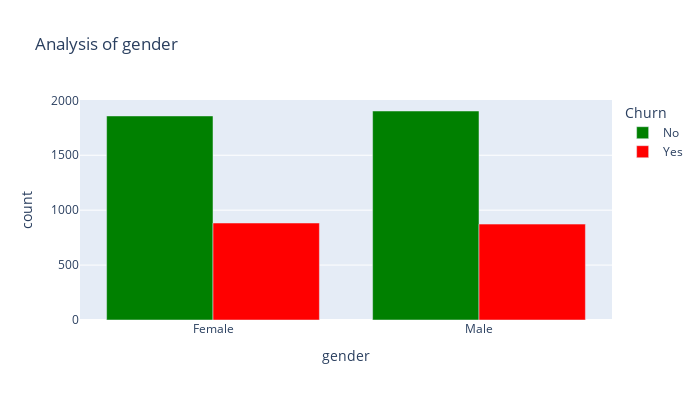
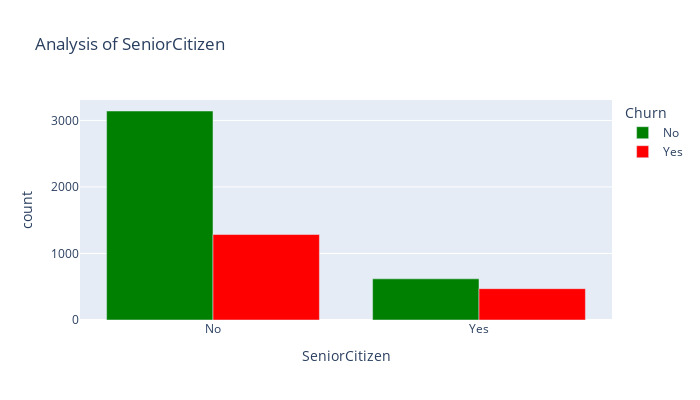
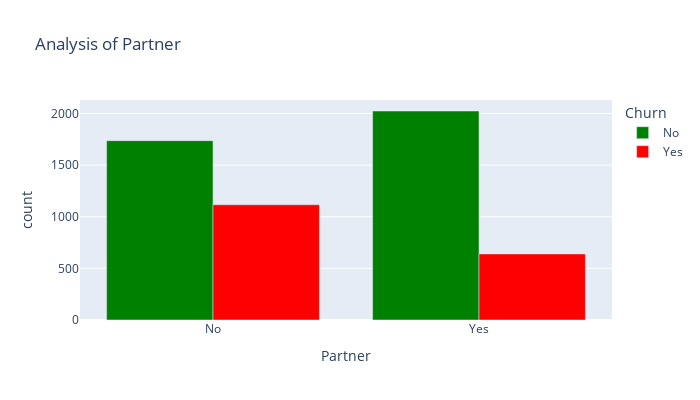
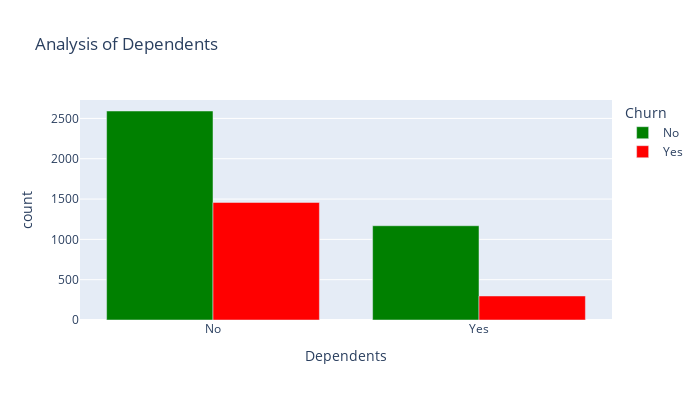

Notebook source saved alongside these figures, in order:
### Code cell
fig1 = bar("gender")
fig2 = bar("SeniorCitizen")
fig3 = bar("Partner")
fig4 = bar("Dependents")

### Figure 1 — Plotly figure (JSON) as saved in the notebook; plotly's stock layout.template omitted (floating-point values rounded to 4 significant figures)
{"data": [{"alignmentgroup": "True", "hovertemplate": "Churn=No<br>gender=%{x}<br>count=%{y}<extra></extra>", "legendgroup": "No", "marker": {"color": "Green", "pattern": {"shape": ""}}, "name": "No", "offsetgroup": "No", "orientation": "v", "showlegend": true, "textposition": "auto", "type": "bar", "x": ["Female", "Male"], "xaxis": "x", "y": [1858, 1903], "yaxis": "y"}, {"alignmentgroup": "True", "hovertemplate": "Churn=Yes<br>gender=%{x}<br>count=%{y}<extra></extra>", "legendgroup": "Yes", "marker": {"color": "Red", "pattern": {"shape": ""}}, "name": "Yes", "offsetgroup": "Yes", "orientation": "v", "showlegend": true, "textposition": "auto", "type": "bar", "x": ["Female", "Male"], "xaxis": "x", "y": [883, 873], "yaxis": "y"}], "layout": {"barmode": "group", "height": 400, "legend": {"title": {"text": "Churn"}, "tracegroupgap": 0}, "title": {"text": "Analysis of gender"}, "width": 700, "xaxis": {"anchor": "y", "domain": [0, 1], "title": {"text": "gender"}}, "yaxis": {"anchor": "x", "domain": [0, 1], "title": {"text": "count"}}}}

### Figure 2 — Plotly figure (JSON) as saved in the notebook; plotly's stock layout.template omitted (floating-point values rounded to 4 significant figures)
{"data": [{"alignmentgroup": "True", "hovertemplate": "Churn=No<br>SeniorCitizen=%{x}<br>count=%{y}<extra></extra>", "legendgroup": "No", "marker": {"color": "Green", "pattern": {"shape": ""}}, "name": "No", "offsetgroup": "No", "orientation": "v", "showlegend": true, "textposition": "auto", "type": "bar", "x": ["No", "Yes"], "xaxis": "x", "y": [3142, 619], "yaxis": "y"}, {"alignmentgroup": "True", "hovertemplate": "Churn=Yes<br>SeniorCitizen=%{x}<br>count=%{y}<extra></extra>", "legendgroup": "Yes", "marker": {"color": "Red", "pattern": {"shape": ""}}, "name": "Yes", "offsetgroup": "Yes", "orientation": "v", "showlegend": true, "textposition": "auto", "type": "bar", "x": ["No", "Yes"], "xaxis": "x", "y": [1285, 471], "yaxis": "y"}], "layout": {"barmode": "group", "height": 400, "legend": {"title": {"text": "Churn"}, "tracegroupgap": 0}, "title": {"text": "Analysis of SeniorCitizen"}, "width": 700, "xaxis": {"anchor": "y", "domain": [0, 1], "title": {"text": "SeniorCitizen"}}, "yaxis": {"anchor": "x", "domain": [0, 1], "title": {"text": "count"}}}}

### Figure 3 — Plotly figure (JSON) as saved in the notebook; plotly's stock layout.template omitted (floating-point values rounded to 4 significant figures)
{"data": [{"alignmentgroup": "True", "hovertemplate": "Churn=No<br>Partner=%{x}<br>count=%{y}<extra></extra>", "legendgroup": "No", "marker": {"color": "Green", "pattern": {"shape": ""}}, "name": "No", "offsetgroup": "No", "orientation": "v", "showlegend": true, "textposition": "auto", "type": "bar", "x": ["No", "Yes"], "xaxis": "x", "y": [1737, 2024], "yaxis": "y"}, {"alignmentgroup": "True", "hovertemplate": "Churn=Yes<br>Partner=%{x}<br>count=%{y}<extra></extra>", "legendgroup": "Yes", "marker": {"color": "Red", "pattern": {"shape": ""}}, "name": "Yes", "offsetgroup": "Yes", "orientation": "v", "showlegend": true, "textposition": "auto", "type": "bar", "x": ["No", "Yes"], "xaxis": "x", "y": [1116, 640], "yaxis": "y"}], "layout": {"barmode": "group", "height": 400, "legend": {"title": {"text": "Churn"}, "tracegroupgap": 0}, "title": {"text": "Analysis of Partner"}, "width": 700, "xaxis": {"anchor": "y", "domain": [0, 1], "title": {"text": "Partner"}}, "yaxis": {"anchor": "x", "domain": [0, 1], "title": {"text": "count"}}}}

### Figure 4 — Plotly figure (JSON) as saved in the notebook; plotly's stock layout.template omitted (floating-point values rounded to 4 significant figures)
{"data": [{"alignmentgroup": "True", "hovertemplate": "Churn=No<br>Dependents=%{x}<br>count=%{y}<extra></extra>", "legendgroup": "No", "marker": {"color": "Green", "pattern": {"shape": ""}}, "name": "No", "offsetgroup": "No", "orientation": "v", "showlegend": true, "textposition": "auto", "type": "bar", "x": ["No", "Yes"], "xaxis": "x", "y": [2592, 1169], "yaxis": "y"}, {"alignmentgroup": "True", "hovertemplate": "Churn=Yes<br>Dependents=%{x}<br>count=%{y}<extra></extra>", "legendgroup": "Yes", "marker": {"color": "Red", "pattern": {"shape": ""}}, "name": "Yes", "offsetgroup": "Yes", "orientation": "v", "showlegend": true, "textposition": "auto", "type": "bar", "x": ["No", "Yes"], "xaxis": "x", "y": [1458, 298], "yaxis": "y"}], "layout": {"barmode": "group", "height": 400, "legend": {"title": {"text": "Churn"}, "tracegroupgap": 0}, "title": {"text": "Analysis of Dependents"}, "width": 700, "xaxis": {"anchor": "y", "domain": [0, 1], "title": {"text": "Dependents"}}, "yaxis": {"anchor": "x", "domain": [0, 1], "title": {"text": "count"}}}}
